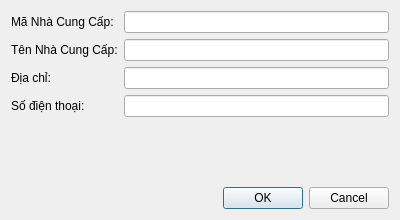
<?xml version="1.0" encoding="UTF-8"?>
<ui version="4.0">
 <class>SupplierDialog</class>
 <widget class="QDialog" name="SupplierDialog">
  <property name="geometry">
   <rect>
    <x>0</x>
    <y>0</y>
    <width>400</width>
    <height>220</height>
   </rect>
  </property>
  <property name="windowTitle">
   <string>Thông tin Nhà Cung Cấp</string>
  </property>
  <layout class="QVBoxLayout" name="verticalLayout">
   <item>
    <layout class="QFormLayout" name="formLayout">
     <item row="0" column="0">
      <widget class="QLabel" name="label">
       <property name="text">
        <string>Mã Nhà Cung Cấp:</string>
       </property>
      </widget>
     </item>
     <item row="0" column="1">
      <widget class="QLineEdit" name="maNccEdit"/>
     </item>
     <item row="1" column="0">
      <widget class="QLabel" name="label_2">
       <property name="text">
        <string>Tên Nhà Cung Cấp:</string>
       </property>
      </widget>
     </item>
     <item row="1" column="1">
      <widget class="QLineEdit" name="tenNccEdit"/>
     </item>
     <item row="2" column="0">
      <widget class="QLabel" name="label_3">
       <property name="text">
        <string>Địa chỉ:</string>
       </property>
      </widget>
     </item>
     <item row="2" column="1">
      <widget class="QLineEdit" name="diaChiEdit"/>
     </item>
     <item row="3" column="0">
      <widget class="QLabel" name="label_4">
       <property name="text">
        <string>Số điện thoại:</string>
       </property>
      </widget>
     </item>
     <item row="3" column="1">
      <widget class="QLineEdit" name="sdtEdit"/>
     </item>
    </layout>
   </item>
   <item>
    <spacer name="verticalSpacer">
     <property name="orientation">
      <enum>Qt::Vertical</enum>
     </property>
     <property name="sizeHint" stdset="0">
      <size>
       <width>20</width>
       <height>40</height>
      </size>
     </property>
    </spacer>
   </item>
   <item>
    <widget class="QDialogButtonBox" name="buttonBox">
     <property name="orientation">
      <enum>Qt::Horizontal</enum>
     </property>
     <property name="standardButtons">
      <set>QDialogButtonBox::Cancel|QDialogButtonBox::Ok</set>
     </property>
    </widget>
   </item>
  </layout>
 </widget>
 <resources/>
 <connections>
  <connection>
   <sender>buttonBox</sender>
   <signal>accepted()</signal>
   <receiver>SupplierDialog</receiver>
   <slot>accept()</slot>
   <hints>
    <hint type="sourcelabel">
     <x>248</x>
     <y>254</y>
    </hint>
    <hint type="destinationlabel">
     <x>157</x>
     <y>274</y>
    </hint>
   </hints>
  </connection>
  <connection>
   <sender>buttonBox</sender>
   <signal>rejected()</signal>
   <receiver>SupplierDialog</receiver>
   <slot>reject()</slot>
   <hints>
    <hint type="sourcelabel">
     <x>316</x>
     <y>260</y>
    </hint>
    <hint type="destinationlabel">
     <x>286</x>
     <y>274</y>
    </hint>
   </hints>
  </connection>
 </connections>
</ui>
